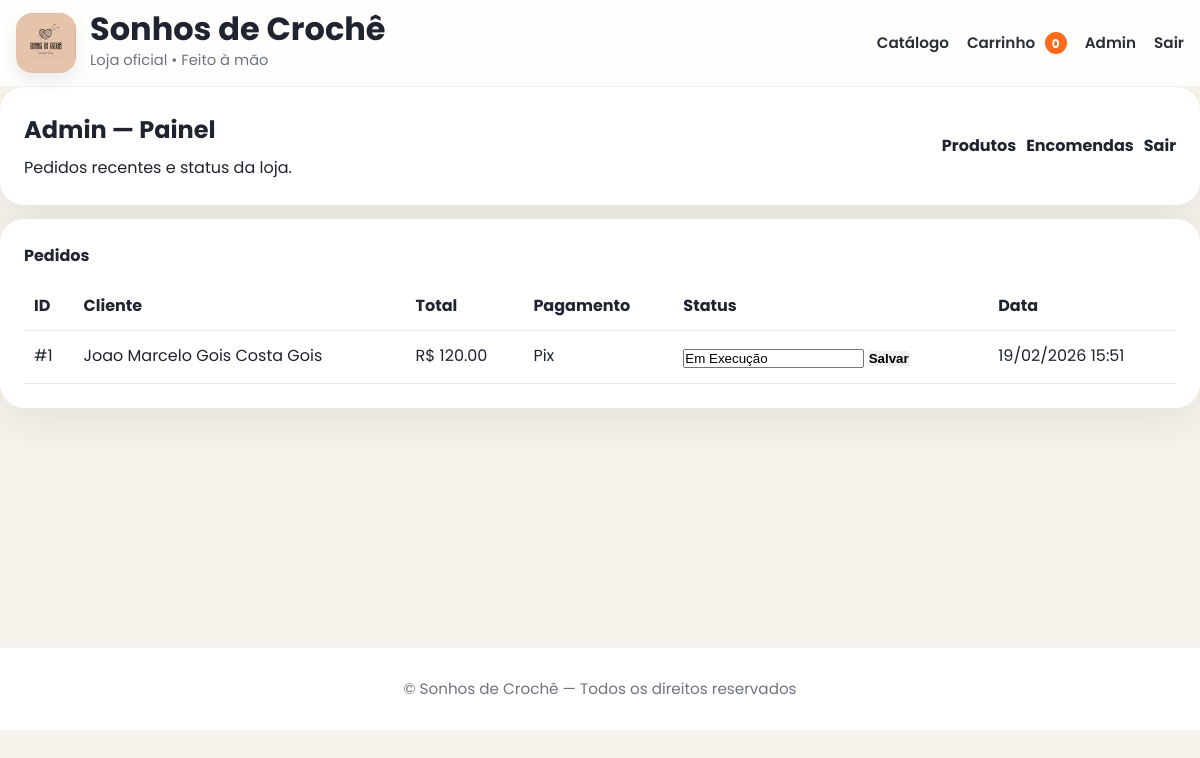
/admin (signed in), run on an earlier commit of the app's database.
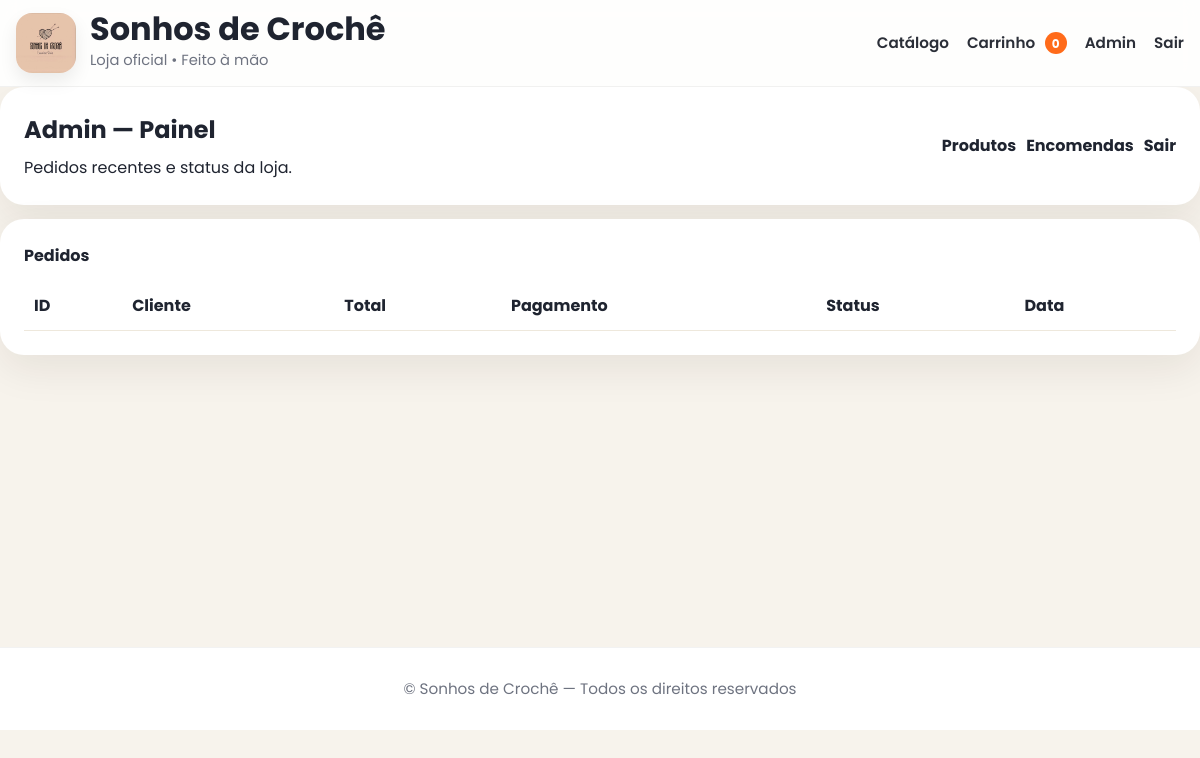
And on a later commit of the database.
### app.py (models this page shows)
class Order(db.Model):
    id = db.Column(db.Integer, primary_key=True)
    customer_name = db.Column(db.String(120), nullable=False)
    whatsapp = db.Column(db.String(50), nullable=False)
    city_state = db.Column(db.String(120), default="")
    address = db.Column(db.Text, default="")
    notes = db.Column(db.Text, default="")
    payment_method = db.Column(db.String(20), nullable=False)  # pix|card
    amount = db.Column(db.Numeric(10, 2), nullable=False, default=0)
    amount_original = db.Column(db.Numeric(10, 2), nullable=False, default=0)
    status = db.Column(db.String(60), default="Aguardando pagamento")
    created_at = db.Column(db.DateTime, nullable=False, default=datetime.utcnow)

### app.py (the view)
    @app.get("/admin")
    @login_required
    def admin_dashboard():
        orders = Order.query.order_by(Order.created_at.desc()).limit(80).all()
        return render_template("admin_dashboard.html", orders=orders)

### templates/admin_dashboard.html
{% extends "base.html" %}
{% block content %}
<div class="card">
  <div class="card-pad" style="display:flex;justify-content:space-between;align-items:center;gap:12px;flex-wrap:wrap">
    <div>
      <h2 style="margin:0">Admin — Painel</h2>
      <p class="muted" style="margin-top:6px">
        Pedidos recentes e status da loja.
      </p>
    </div>
    <div style="display:flex;gap:10px;flex-wrap:wrap">
      <a class="btn primary" href="{{ url_for('admin_products') }}">
        Produtos
      </a>
      <a class="btn primary" href="{{ url_for('admin_encomendas') }}">
        Encomendas
      </a>
      <a class="btn soft" href="{{ url_for('admin_logout') }}">
        Sair
      </a>
    </div>
  </div>
</div>
<div class="card" style="margin-top:14px">
  <div class="card-pad">
    <strong>Pedidos</strong>
    <table class="table" style="margin-top:12px">
      <thead>
        <tr>
          <th>ID</th>
          <th>Cliente</th>
          <th>Total</th>
          <th>Pagamento</th>
          <th>Status</th>
          <th>Data</th>
        </tr>
      </thead>
      <tbody>
        {% for o in orders %}
        <tr>
          <td>#{{ o.id }}</td>
          <td>{{ o.customer_name }}</td>
          <td>
            R$ {{ "%.2f"|format(o.amount) }}
          </td>
          <td>
            {{ "Pix" if o.payment_method=="pix" else "Cartão" }}
          </td>
          <td style="min-width:220px">
            <form method="post"
                  action="{{ url_for('admin_order_status', order_id=o.id) }}">
              <input type="text"
                     name="status"
                     value="{{ o.status }}">
              <button class="btn primary block"
                      style="margin-top:8px">
                Salvar
              </button>
            </form>
          </td>
          <td>
            {{ o.created_at.strftime('%d/%m/%Y %H:%M') if o.created_at else "" }}
          </td>
        </tr>
        {% endfor %}
      </tbody>
    </table>
  </div>
</div>
{% endblock %}

What changed in the data, as far as the page shows it:
removed Order: id "1", customer_name "Joao Marcelo Gois Costa Gois", amount "120.00", payment_method "Pix", status "Em Execução", created_at "19/02/2026 15:51"
